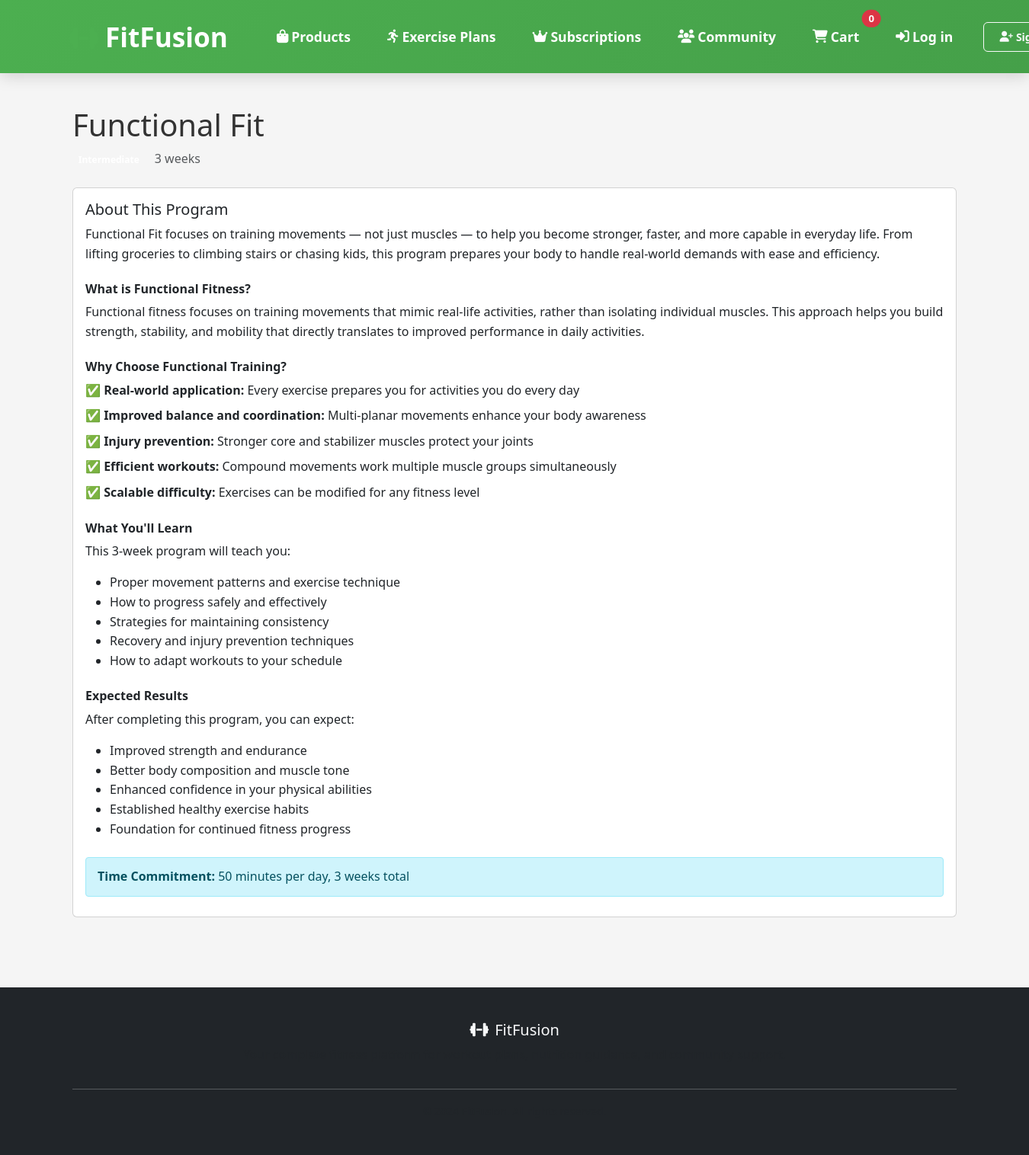
/exercise-plan/5/, run on the app's committed database.
### inventory/models.py (models this page shows, shortened)
class ExercisePlan(models.Model):
    DIFFICULTY_CHOICES = [
        ('beginner', 'Beginner'),
        ('intermediate', 'Intermediate'),
        ('advanced', 'Advanced'),
    ]
    name = models.CharField(max_length=200)
    slug = models.SlugField(unique=True)
    description = models.TextField()
    price = models.DecimalField(max_digits=10, decimal_places=2)
    duration_weeks = models.IntegerField(null=True, blank=True)
    daily_exercise_minutes = models.PositiveIntegerField(default=30, help_text="Minutes of exercise per day")
    difficulty = models.CharField(max_length=20, choices=DIFFICULTY_CHOICES)
    category = models.ForeignKey(Category, on_delete=models.CASCADE, null=True, blank=True)
    image = models.ImageField(upload_to='exercise_plans/', null=True, blank=True)
    created_at = models.DateTimeField(auto_now_add=True)
    updated_at = models.DateTimeField(auto_now=True)
    class Meta:
        ordering = ['-created_at']

### inventory/views.py (the view)
# urls.py: path('exercise-plan/<int:plan_id>/', exercise_plan_detail, name='exercise_plan_detail'),
def exercise_plan_detail(request, plan_id):
    try:
        plan = ExercisePlan.objects.get(id=plan_id)
        return render(request, 'inventory/exercise_plan_detail.html', {
            'plan': plan,
            'stripe_public_key': settings.STRIPE_PUBLIC_KEY
        })
    except ExercisePlan.DoesNotExist:
        messages.error(request, "Exercise plan not found.")
        return redirect('exercise_plan_list')

### inventory/context_processors.py (called while the page is built)
def cart_count(request):
    cart = request.session.get('cart', {})
    total_items = sum(cart.values())
    return {'cart_count': total_items}

### templates/inventory/exercise_plan_detail.html (shortened to what this page needs)
{% extends "base.html" %}
{% load static %}
{% block content %}
<div class="container mt-4">
    <div class="row">
        <div class="col-md-12">
            <h1>{{ plan.name }}</h1>
            <div class="mb-4">
                <span class="badge bg-primary me-2">{{ plan.get_difficulty_display }}</span>
                <span class="text-muted">{{ plan.duration_weeks }} weeks</span>
            </div>
            <div class="card mb-4">
                <div class="card-body">
                    <h5 class="card-title">About This Program</h5>
                    <p class="card-text">{{ plan.description }}</p>
                    <div class="mt-4">
                        {% if "Functional Fit" in plan.name %}
                            <h6 class="fw-bold">What is Functional Fitness?</h6>
                            <p>Functional fitness focuses on training movements that mimic real-life activities, rather than isolating individual muscles. This approach helps you build strength, stability, and mobility that directly translates to improved performance in daily activities.</p>
                            <h6 class="fw-bold mt-4">Why Choose Functional Training?</h6>
                            <ul class="list-unstyled">
                                <li class="mb-2">✅ <strong>Real-world application:</strong> Every exercise prepares you for activities you do every day</li>
                                <li class="mb-2">✅ <strong>Improved balance and coordination:</strong> Multi-planar movements enhance your body awareness</li>
                                <li class="mb-2">✅ <strong>Injury prevention:</strong> Stronger core and stabilizer muscles protect your joints</li>
                                <li class="mb-2">✅ <strong>Efficient workouts:</strong> Compound movements work multiple muscle groups simultaneously</li>
                                <li class="mb-2">✅ <strong>Scalable difficulty:</strong> Exercises can be modified for any fitness level</li>
                            </ul>
                        {% endif %}
                        <h6 class="fw-bold mt-4">What You'll Learn</h6>
                        <p>This {{ plan.duration_weeks }}-week program will teach you:</p>
                        <ul>
                            <li>Proper movement patterns and exercise technique</li>
                            <li>How to progress safely and effectively</li>
                            <li>Strategies for maintaining consistency</li>
                            <li>Recovery and injury prevention techniques</li>
                            <li>How to adapt workouts to your schedule</li>
                        </ul>
                        <h6 class="fw-bold mt-4">Expected Results</h6>
                        <p>After completing this program, you can expect:</p>
                        <ul>
                            <li>Improved strength and endurance</li>
                            <li>Better body composition and muscle tone</li>
                            <li>Enhanced confidence in your physical abilities</li>
                            <li>Established healthy exercise habits</li>
                            <li>Foundation for continued fitness progress</li>
                        </ul>
                        <div class="alert alert-info mt-4">
                            <strong>Time Commitment:</strong> {{ plan.daily_exercise_minutes }} minutes per day, {{ plan.duration_weeks }} weeks total
                        </div>
                    </div>
                </div>
            </div>
        </div>
    </div>
</div>
{% endblock %}

### static/inventory/styles.css (style rules this page uses)
:root { --primary-color: #4CAF50; --secondary-color: #2196F3; --danger-color: #ff4444; --text-color: #333; --light-gray: #f8f8f8; --border-color: #ddd; --shadow: 0 2px 4px rgba(0,0,0,0.1); --transition: all 0.3s ease; }
body { font-family: 'Segoe UI', Tahoma, Geneva, Verdana, sans-serif; line-height: 1.6; color: var(--text-color); background-color: #f5f5f5; margin: 0; padding: 0; }
.container { max-width: 1200px; margin: 0 auto; padding: 20px; }
.alert { padding: 12px 15px; margin-bottom: 10px; border-radius: 4px; animation: slideIn 0.3s ease-out; }
main .container, main .row, main .col-md-6, main .col-12 { background: transparent !important; }
main .bg-primary, main .bg-gradient { background: transparent !important; }

### data on the page
ExercisePlan: name "Functional Fit", duration_weeks "3", description "Functional Fit focuses on training movements — not just muscles — to help you become stronger, faster, and more capable in everyday life. From lifting groceries to climbing stairs or chasing kids, this program prepares your body to handle real-world demands with ease and efficiency.", daily_exercise_minutes "50"

### other printed values
{{ cart_count|default:0 }} "0"
